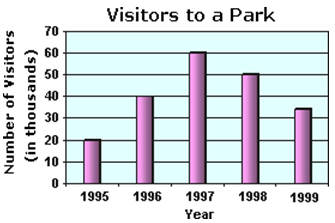
#> input picture 012819/img/graph1.PNG, 335 x 223 px
$ python test1.py
#> lines starting #> are read from the running program, lines starting #| are printed output that depends on the picture
#!/usr/bin/python3
import sys
import numpy as np
import cv2 as cv
import pytesseract as pt
from PIL import Image
from pytesseract import image_to_string

def getImagePath():
	return cv.imread('img/')

def readText(img_path):
#> called with img_path = 'img/graph1.PNG'
	img = cv.imread(img_path)
#> img is the input picture: shape (223, 335, 3); mean B, G, R 225.2, 219.8, 214.5
	img = cv.cvtColor(img, cv.COLOR_BGR2GRAY)
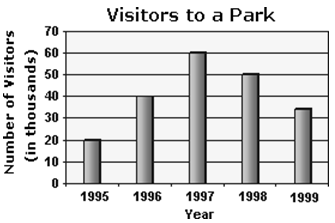
#> img: shape (223, 335); min 0, max 255, mean 218.9

	kernel = np.ones((1,1), np.uint8)
	img = cv.dilate(img, kernel, iterations=1)
	img = cv.erode(img, kernel, iterations=1)

	cv.imwrite(file_path + "noiseless.png", img)
	cv.imwrite(file_path + "thres.png", img)

#> (the run stopped early here; a loop or call above may not have finished)
